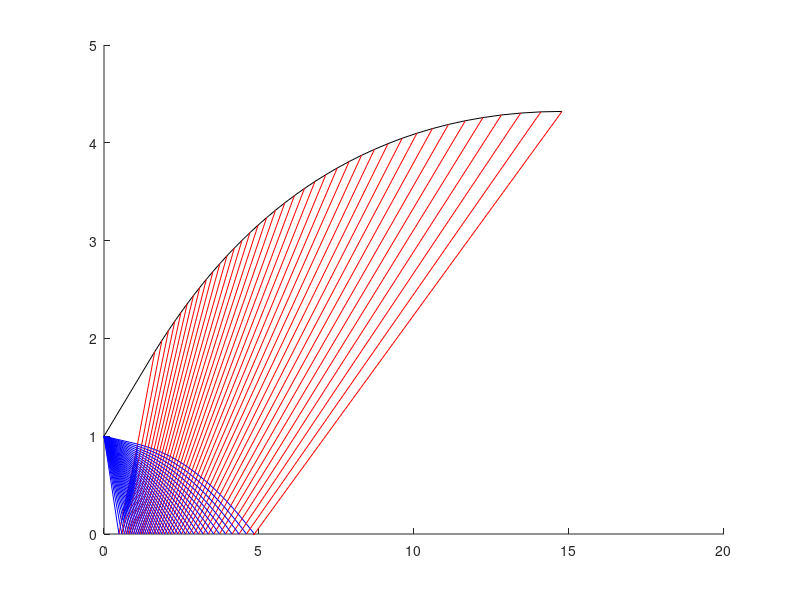

This chart was generated by the following MATLAB code: (Note: this script raises an error after producing the figure.)
%% Housekeeping

clear %delete workspace
clc %clear command window
close all %close all figures and other popups

%% Definitions and initialisation

M = 2.6; %Exit Mach number (obtained from engine pressure ratio and ambient pressure, assuming perfet expansion)
y = 1.1336; %ratio of specific heats (gamma)

AR = ((y+1)/2)^((-(y+1))/(2*(y-1)))*((1+(y-1)/2*M^2)^((y+1)/(2*(y-1))))/M;
n = 39; %number of characteristic lines to plot
nu = (sqrt((y+1)/(y-1))*atan(sqrt((y-1)/(y+1)*(M^2-1))) - atan(sqrt(M^2-1))); %P-M function of half of exit mach number
theta_max = 0.5*nu; %set  max angle to half the P-M function of exit mach number (this is the maximum nozzle turning angle and the angle of the initial corner)

theta = zeros(n,n);
nu = zeros(n,n);
Kn = zeros(n,n);
Kp = zeros(n,n);
Mach = zeros(n,n);

dtheta = theta_max/n; %steps in angles
theta = [dtheta:dtheta:theta_max]; %array of angles (initial)
nu = theta; %set nu to be array of angles because you start at 0 flow angle, Mach 1
Kn = theta + nu; %constant for right running wave (top left to bottom right)
Kp = theta - nu; %constant for left running wave (bottom left to top right)

Theta = 0.5*bsxfun(@plus,Kn,-Kn'); %theta obtained back from Kn at every intersection point
Nu = 0.5*bsxfun(@minus,Kn,-Kn'); %nu obtained back from Kn at every intersection point
%bsxfun essentially intermeshes the arrays into matrices

Theta = [theta;Theta]; %matrix of theta (flow angles) at each point
Nu = [nu;Nu]; %matrix of nu (PM function angles) at each point
Mach = zeros(n+1,n); %empty matrix placeholder for mach numbers

for i = 1:n %for all reflected plus characteristics
    for j = 1:(n+1) %for all throat-originating minus characteristics
        Mach(j,i)=fsolve(@(x)(sqrt((y+1)/(y-1))*atan(sqrt((y-1)/(y+1)*(x^2-1)))-atan(sqrt(x^2-1))) - Nu(j,i),2); % use fzero function
        %         to find M solution of PM function for given nu, so this is Mach number at every intersection point.
    end
end

Mu = asin(1./Mach); %matrix of mach angles (physically the angle in which information propagates (mach cone for example) and the angle of expansion fans)
alpha_p = Theta+Mu; %constants for plus characteristic (bottom left to top right)
alpha_n = Theta-Mu; %constants for minus characteristic (top left to bottom right)
dydx_p=tan(alpha_p); %slopes of plus characteristic line
dydx_n=tan(alpha_n); %slopes of minus characteristic line


x = zeros(n+1,n); %empty matrix of x positions -> these will be points of intersecting characteristics that plot the lines
y = zeros(n+1,n); %empty matrix of y positons -> these will be points of intersecting characteristics that plot the lines

%% Calculate points on reflected plus characteristics

%i denotes the index of throat-originated minus characteristics
%j denotes the index of the reflected plus characteristics

for i=1:n %for all reflected plus characteristics
    for j=i:n %for all throat-originated minus characteristics that this reflected line crosses
        if i == 1 %if first reflected plus characteristic
            if j == 1 %if first throat-originated minus characteristic (has some numerical funkiness)
                x(i,j)= -2/(dydx_n(i,j)-dydx_p(i,j)); %dx after moving dy = -1 (i.e throat to centreline)
                y(i,j)= 1 + dydx_n(i,j)*x(i,j); %going from 1 down to centreline with slope; should always equal 0.
            else
                x(i,j)= (-2)/(dydx_n(i,j)-dydx_p(i,j)); %dx after moving dy = -1 (i.e throat to centreline)
                y(i,j)= 1 + dydx_n(i,j)*x(i,j); %going from 1 down to centreline with slope; should always equal 0.
            end
        else %for all other reflected plus characteristics after first
            if i == j %point of reflection i.e on centreline
                x(i,j) = x(i-1,j) - y(i-1,j)/dydx_n(i,j); %calculate from previous point and current line slope knowing that y = 0 at centreline.
            else %points of intersections with throat-originating minus characteristics
                x(i,j) = (y(i,j-1) - y(i-1,j) - x(i,j-1)*dydx_p(i,j) + x(i-1,j)*dydx_n(i,j))/(dydx_n(i,j)-dydx_p(i,j)); %see below
                %This the exact same equation used in method of characteristics
                %to find the location of points from two preceding points from
                %which two characteristic lines originate and which intersect at
                %the point i,j. Simply connect the dots.
                y(i,j) = y(i-1,j) + dydx_n(i,j)*(x(i,j)-x(i-1,j)); %knowing x(i,j) you only need to use one previous point to find y.
            end
        end
    end
end


%% Plot characteristics so far

figure() %create figure
hold on %hold all plots on same figure

for i = 2:n %for all characteristics
    plot(x(i,i:n),y(i,i:n),'r') %plot the reflected plus characteristics
    
    xplot = x; %see below
    xplot(xplot==0)=nan; %data set without ugly 0 values
    
    plot([0,xplot(1,i)],[1,y(1,i)],'b') %plot the throat-originating minus characteristics before meeting reflections
    plot(xplot(1:n,i),y(1:n,i),'b'); %plot the throat-originating minus characteristics after meeting reflections
    
end

%% Calculate wall coordinates

theta_av = 0.5*(Theta(1:(n),n) + Theta(2:(n+1),n)); %flow angle at walls;
%note that n = 39 and we have n+1 lines
%Theta(:,n) are flow angles after crossing the last throat originating
%characteristic; these and other values are then constant until they hit
%the wall. So these are wall angles and values.
%This line finds the wall flow angle by averaging between two consecutive wall points
a_w = tan(theta_av); % wall slopes in dy/dx
a_c = dydx_p(1:n,n); % dy/dx slopes of the reflected plus characteristics at wall
X_c = x(1:n,n); %x coordinate of reflected plus characteristic after crossing last throat-originating minus characteristic
Y_c = y(1:n,n); %y coordinate of reflected plus characteristic after crossing last throat-originating minus characteristic
X_w = zeros(n+1,1); %empty matrix of wall x coordinates
Y_w = [1;zeros(n,1)]; %empty matrix of wall y coordinates

%% Plot wall

for i=2:(n+1) %for all wall points -> start at 2 to n+1 because of numerical scheme propagating from previous point
    %     X_w(i,1) = (Y_w(i-1,1)-Y_c(i-1,1)-a_w(i-1,1)*X_w(i-1,1)+a_c(i-1,1)*X_c(i-1,1))/(a_c(i-1,1)-a_w(i-1,1)); %x coordinate of wall
    %by combining previous wall coordinate and characteristic line
    %meeting the current wall point
    X_w(i,1) = (X_w(i-1,1)*a_w(i-1,1)-X_c(i-1,1)*a_c(i-1,1)+Y_c(i-1,1)-Y_w(i-1,1))/(a_w(i-1,1)-a_c(i-1,1)); %x coordinate of wall
    
    %     Y_w(i,1) = Y_w(i-1,1) + a_w(i-1,1)*(X_w(i,1)-X_w(i-1,1)); %wall y coordinates
    Y_w(i,1) = Y_w(i-1,1) + a_w(i-1,1)*(X_w(i,1)-X_w(i-1,1)); %wall y coordinates
end
plot(X_w,Y_w,'k') %plot nozzle wall

for i = 3:n+1
    plot([X_c(i-1),X_w(i)],[Y_c(i-1),Y_w(i)],'r') %plot reflected plus characteristics to wall
end

%% Postprocessing

plot([0,X_w(end)],[0,0],'k','linestyle','- -') %plot centreline

